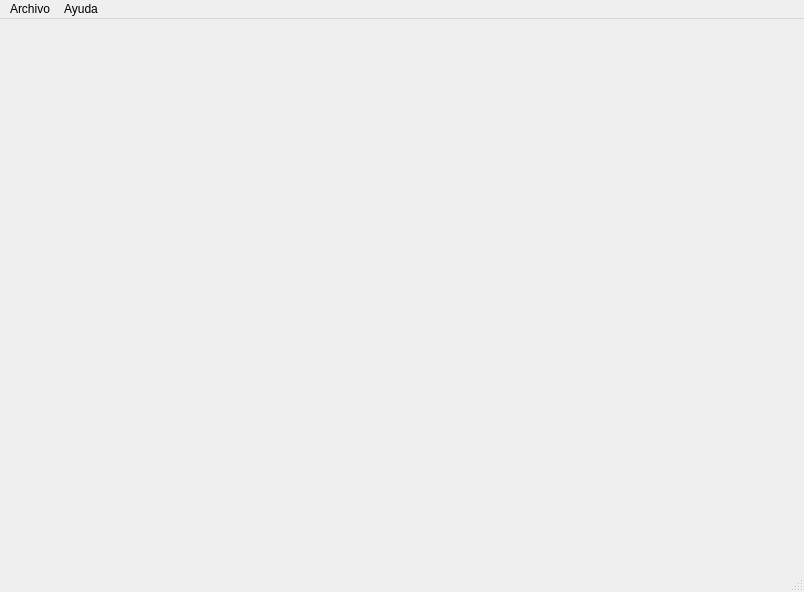
<?xml version="1.0" encoding="UTF-8"?>
<ui version="4.0">
 <class>MainWindow</class>
 <widget class="QMainWindow" name="MainWindow">
  <property name="geometry">
   <rect>
    <x>0</x>
    <y>0</y>
    <width>804</width>
    <height>592</height>
   </rect>
  </property>
  <property name="windowTitle">
   <string>Administración del ITES</string>
  </property>
  <widget class="QWidget" name="centralwidget"/>
  <widget class="QMenuBar" name="menubar">
   <property name="geometry">
    <rect>
     <x>0</x>
     <y>0</y>
     <width>804</width>
     <height>25</height>
    </rect>
   </property>
   <widget class="QMenu" name="menuArchivo">
    <property name="title">
     <string>Archivo</string>
    </property>
    <addaction name="separator"/>
    <addaction name="actionUsuarios"/>
    <addaction name="actionProfesores"/>
    <addaction name="actionAlumnos"/>
    <addaction name="actionMaterias"/>
    <addaction name="separator"/>
    <addaction name="actionSalir"/>
   </widget>
   <widget class="QMenu" name="menuAyuda">
    <property name="title">
     <string>Ayuda</string>
    </property>
    <widget class="QMenu" name="menuSobre_su_uso">
     <property name="title">
      <string>Sobre su uso</string>
     </property>
     <addaction name="actionUsuarios_2"/>
    </widget>
    <addaction name="actionAcercade"/>
    <addaction name="menuSobre_su_uso"/>
   </widget>
   <addaction name="menuArchivo"/>
   <addaction name="menuAyuda"/>
  </widget>
  <widget class="QStatusBar" name="statusbar"/>
  <action name="actionUsuarios">
   <property name="text">
    <string>Usuarios</string>
   </property>
  </action>
  <action name="actionProfesores">
   <property name="text">
    <string>Profesores</string>
   </property>
  </action>
  <action name="actionAlumnos">
   <property name="text">
    <string>Alumnos</string>
   </property>
  </action>
  <action name="actionMaterias">
   <property name="text">
    <string>Materias</string>
   </property>
  </action>
  <action name="actionSalir">
   <property name="text">
    <string>Salir</string>
   </property>
  </action>
  <action name="actionAcercade">
   <property name="text">
    <string>Acerca de...</string>
   </property>
  </action>
  <action name="actionUsuarios_2">
   <property name="text">
    <string>Usuarios</string>
   </property>
  </action>
 </widget>
 <resources/>
 <connections/>
</ui>
